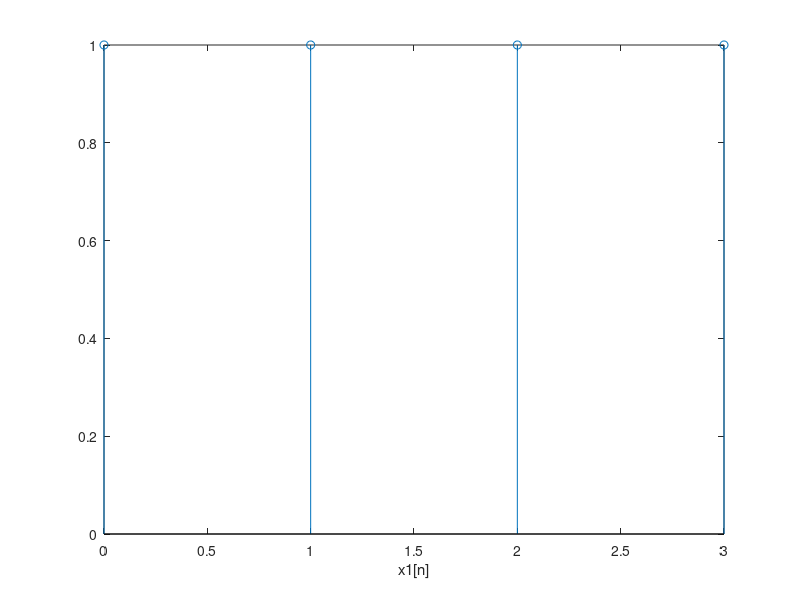
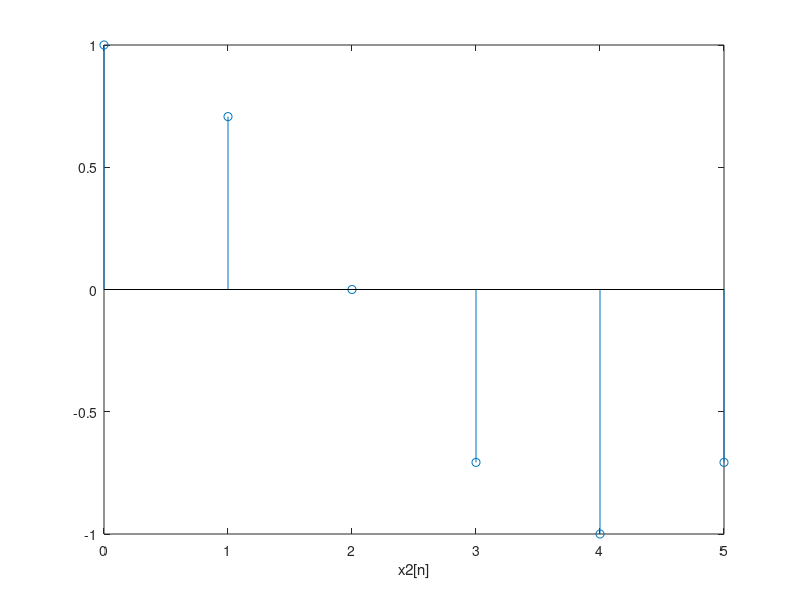
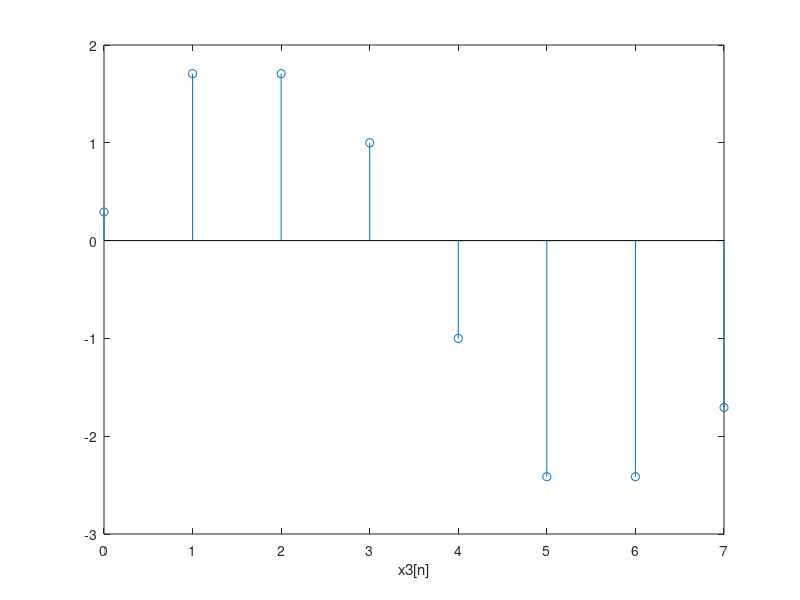
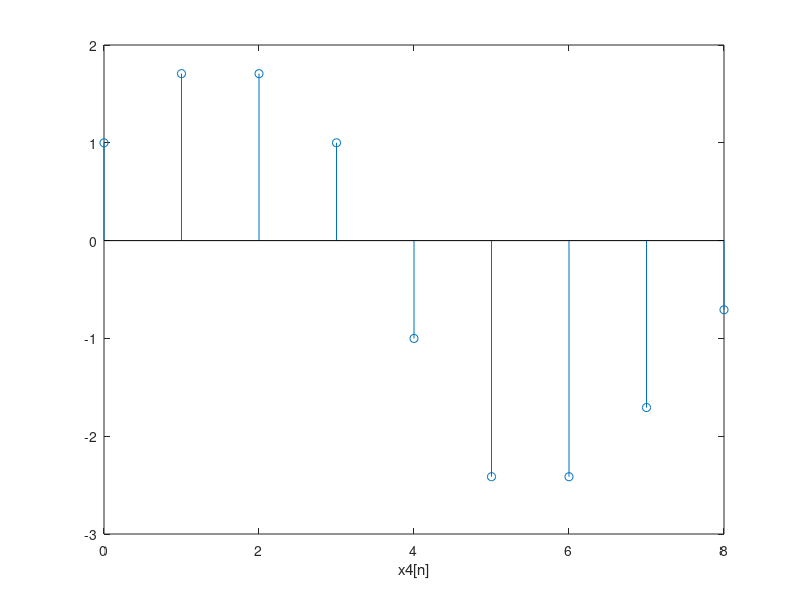

Write MATLAB code to recreate these figures, in order.
clear;
N=8;
n1=0:3;
n2=0:5;
n3=0:N-1;
n4=0:8;
x1=[1 1 1 1];
for i=0:5
     x2(1,i+1)=cos(pi*i/4);
end
x11=fft(x1,N);
x22=fft(x2,N);
x33=x11.*x22;
x3=ifft(x33,N);
figure;

stem(n1,x1);
xlabel('x1[n]');
figure;
stem(n2,x2);
xlabel('x2[n]');
figure;
stem(n3,x3);
xlabel('x3[n]');
x4=conv(x1,x2)
figure;
stem(n4,x4);
xlabel('x4[n]');
for k=0:7 
    en(1,k+1)=x3(1,k+1)-x4(1,k+1);
end
en(1,9)=-x4(1,k+1);
figure;
stem(n4,en);
xlabel('e[n]');